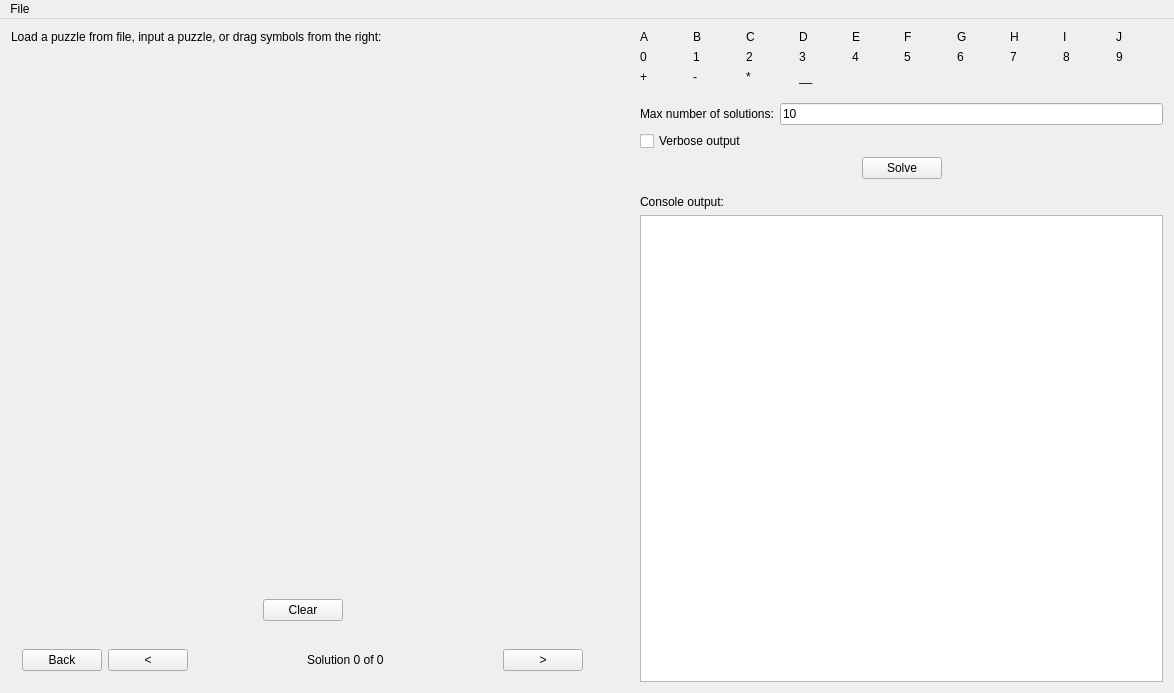
<?xml version="1.0" encoding="UTF-8"?>
<ui version="4.0">
 <class>MainWindow</class>
 <widget class="QMainWindow" name="MainWindow">
  <property name="geometry">
   <rect>
    <x>0</x>
    <y>0</y>
    <width>1174</width>
    <height>693</height>
   </rect>
  </property>
  <property name="sizePolicy">
   <sizepolicy hsizetype="Expanding" vsizetype="Preferred">
    <horstretch>0</horstretch>
    <verstretch>0</verstretch>
   </sizepolicy>
  </property>
  <property name="windowTitle">
   <string>Vertical Puzzle</string>
  </property>
  <widget class="QWidget" name="centralWidget">
   <layout class="QHBoxLayout" name="horizontalLayout_5">
    <item>
     <layout class="QVBoxLayout" name="verticalLayout_2">
      <item>
       <widget class="QLabel" name="label_18">
        <property name="text">
         <string>Load a puzzle from file, input a puzzle, or drag symbols from the right:</string>
        </property>
       </widget>
      </item>
      <item>
       <widget class="InputGrid" name="inputGrid" native="true">
        <property name="sizePolicy">
         <sizepolicy hsizetype="Preferred" vsizetype="Preferred">
          <horstretch>0</horstretch>
          <verstretch>0</verstretch>
         </sizepolicy>
        </property>
       </widget>
      </item>
      <item>
       <spacer name="verticalSpacer_5">
        <property name="orientation">
         <enum>Qt::Vertical</enum>
        </property>
        <property name="sizeType">
         <enum>QSizePolicy::Expanding</enum>
        </property>
        <property name="sizeHint" stdset="0">
         <size>
          <width>20</width>
          <height>13</height>
         </size>
        </property>
       </spacer>
      </item>
      <item>
       <widget class="QWidget" name="solveBar" native="true">
        <property name="sizePolicy">
         <sizepolicy hsizetype="Expanding" vsizetype="Preferred">
          <horstretch>0</horstretch>
          <verstretch>0</verstretch>
         </sizepolicy>
        </property>
        <layout class="QHBoxLayout" name="horizontalLayout">
         <item>
          <spacer name="horizontalSpacer_6">
           <property name="orientation">
            <enum>Qt::Horizontal</enum>
           </property>
           <property name="sizeHint" stdset="0">
            <size>
             <width>212</width>
             <height>20</height>
            </size>
           </property>
          </spacer>
         </item>
         <item>
          <widget class="QPushButton" name="clearButton">
           <property name="text">
            <string>Clear</string>
           </property>
          </widget>
         </item>
         <item>
          <spacer name="horizontalSpacer_7">
           <property name="orientation">
            <enum>Qt::Horizontal</enum>
           </property>
           <property name="sizeHint" stdset="0">
            <size>
             <width>40</width>
             <height>20</height>
            </size>
           </property>
          </spacer>
         </item>
        </layout>
       </widget>
      </item>
      <item>
       <widget class="QWidget" name="solutionBar" native="true">
        <property name="sizePolicy">
         <sizepolicy hsizetype="Expanding" vsizetype="Preferred">
          <horstretch>0</horstretch>
          <verstretch>0</verstretch>
         </sizepolicy>
        </property>
        <layout class="QHBoxLayout" name="horizontalLayout_3">
         <item>
          <widget class="QPushButton" name="solutionBackButton">
           <property name="enabled">
            <bool>true</bool>
           </property>
           <property name="text">
            <string>Back</string>
           </property>
          </widget>
         </item>
         <item>
          <widget class="QPushButton" name="solutionPrevButton">
           <property name="enabled">
            <bool>true</bool>
           </property>
           <property name="text">
            <string>&lt;</string>
           </property>
          </widget>
         </item>
         <item>
          <spacer name="horizontalSpacer">
           <property name="orientation">
            <enum>Qt::Horizontal</enum>
           </property>
           <property name="sizeHint" stdset="0">
            <size>
             <width>113</width>
             <height>17</height>
            </size>
           </property>
          </spacer>
         </item>
         <item>
          <widget class="QLabel" name="solutionLabel">
           <property name="enabled">
            <bool>true</bool>
           </property>
           <property name="text">
            <string>Solution 0 of 0</string>
           </property>
          </widget>
         </item>
         <item>
          <spacer name="horizontalSpacer_2">
           <property name="orientation">
            <enum>Qt::Horizontal</enum>
           </property>
           <property name="sizeHint" stdset="0">
            <size>
             <width>113</width>
             <height>17</height>
            </size>
           </property>
          </spacer>
         </item>
         <item>
          <widget class="QPushButton" name="solutionNextButton">
           <property name="enabled">
            <bool>true</bool>
           </property>
           <property name="text">
            <string>&gt;</string>
           </property>
          </widget>
         </item>
        </layout>
        <zorder>solutionBackButton</zorder>
        <zorder>solutionPrevButton</zorder>
        <zorder>horizontalSpacer</zorder>
        <zorder>solutionLabel</zorder>
        <zorder>horizontalSpacer_2</zorder>
        <zorder>solutionNextButton</zorder>
       </widget>
      </item>
     </layout>
    </item>
    <item>
     <spacer name="horizontalSpacer_3">
      <property name="orientation">
       <enum>Qt::Horizontal</enum>
      </property>
      <property name="sizeType">
       <enum>QSizePolicy::Minimum</enum>
      </property>
      <property name="sizeHint" stdset="0">
       <size>
        <width>40</width>
        <height>20</height>
       </size>
      </property>
     </spacer>
    </item>
    <item>
     <layout class="QVBoxLayout" name="verticalLayout">
      <item>
       <layout class="QGridLayout" name="gridLayout">
        <item row="0" column="0">
         <widget class="Tile" name="label">
          <property name="text">
           <string>A</string>
          </property>
         </widget>
        </item>
        <item row="0" column="1">
         <widget class="Tile" name="label_2">
          <property name="text">
           <string>B</string>
          </property>
         </widget>
        </item>
        <item row="0" column="2">
         <widget class="Tile" name="label_3">
          <property name="text">
           <string>C</string>
          </property>
         </widget>
        </item>
        <item row="0" column="3">
         <widget class="Tile" name="label_10">
          <property name="text">
           <string>D</string>
          </property>
         </widget>
        </item>
        <item row="0" column="4">
         <widget class="Tile" name="label_4">
          <property name="text">
           <string>E</string>
          </property>
         </widget>
        </item>
        <item row="0" column="5">
         <widget class="Tile" name="label_5">
          <property name="text">
           <string>F</string>
          </property>
         </widget>
        </item>
        <item row="0" column="6">
         <widget class="Tile" name="label_6">
          <property name="text">
           <string>G</string>
          </property>
         </widget>
        </item>
        <item row="0" column="7">
         <widget class="Tile" name="label_9">
          <property name="text">
           <string>H</string>
          </property>
         </widget>
        </item>
        <item row="0" column="8">
         <widget class="Tile" name="label_7">
          <property name="text">
           <string>I</string>
          </property>
         </widget>
        </item>
        <item row="0" column="9">
         <widget class="Tile" name="label_8">
          <property name="text">
           <string>J</string>
          </property>
         </widget>
        </item>
        <item row="1" column="0">
         <widget class="Tile" name="label_20">
          <property name="text">
           <string>0</string>
          </property>
         </widget>
        </item>
        <item row="1" column="1">
         <widget class="Tile" name="label_25">
          <property name="text">
           <string>1</string>
          </property>
         </widget>
        </item>
        <item row="1" column="2">
         <widget class="Tile" name="label_26">
          <property name="text">
           <string>2</string>
          </property>
         </widget>
        </item>
        <item row="1" column="3">
         <widget class="Tile" name="label_19">
          <property name="text">
           <string>3</string>
          </property>
         </widget>
        </item>
        <item row="1" column="4">
         <widget class="Tile" name="label_24">
          <property name="text">
           <string>4</string>
          </property>
         </widget>
        </item>
        <item row="1" column="5">
         <widget class="Tile" name="label_23">
          <property name="text">
           <string>5</string>
          </property>
         </widget>
        </item>
        <item row="1" column="6">
         <widget class="Tile" name="label_21">
          <property name="text">
           <string>6</string>
          </property>
         </widget>
        </item>
        <item row="1" column="7">
         <widget class="Tile" name="label_27">
          <property name="text">
           <string>7</string>
          </property>
         </widget>
        </item>
        <item row="1" column="8">
         <widget class="Tile" name="label_22">
          <property name="text">
           <string>8</string>
          </property>
         </widget>
        </item>
        <item row="1" column="9">
         <widget class="Tile" name="label_28">
          <property name="text">
           <string>9</string>
          </property>
         </widget>
        </item>
        <item row="2" column="0">
         <widget class="Tile" name="label_11">
          <property name="text">
           <string>+</string>
          </property>
         </widget>
        </item>
        <item row="2" column="1">
         <widget class="Tile" name="label_12">
          <property name="text">
           <string>-</string>
          </property>
         </widget>
        </item>
        <item row="2" column="2">
         <widget class="Tile" name="label_13">
          <property name="text">
           <string>*</string>
          </property>
         </widget>
        </item>
        <item row="2" column="3">
         <widget class="Tile" name="label_14">
          <property name="text">
           <string>__</string>
          </property>
         </widget>
        </item>
       </layout>
      </item>
      <item>
       <spacer name="verticalSpacer_2">
        <property name="orientation">
         <enum>Qt::Vertical</enum>
        </property>
        <property name="sizeType">
         <enum>QSizePolicy::Maximum</enum>
        </property>
        <property name="sizeHint" stdset="0">
         <size>
          <width>17</width>
          <height>13</height>
         </size>
        </property>
       </spacer>
      </item>
      <item>
       <layout class="QHBoxLayout" name="horizontalLayout_2">
        <item>
         <widget class="QLabel" name="label_15">
          <property name="text">
           <string>Max number of solutions:</string>
          </property>
         </widget>
        </item>
        <item>
         <widget class="QLineEdit" name="maxSolutionsLineEdit">
          <property name="text">
           <string>10</string>
          </property>
          <property name="maxLength">
           <number>2</number>
          </property>
         </widget>
        </item>
       </layout>
      </item>
      <item>
       <widget class="QCheckBox" name="verboseCheckBox">
        <property name="text">
         <string>Verbose output</string>
        </property>
       </widget>
      </item>
      <item>
       <layout class="QHBoxLayout" name="horizontalLayout_4">
        <item>
         <spacer name="horizontalSpacer_4">
          <property name="orientation">
           <enum>Qt::Horizontal</enum>
          </property>
          <property name="sizeHint" stdset="0">
           <size>
            <width>40</width>
            <height>20</height>
           </size>
          </property>
         </spacer>
        </item>
        <item>
         <widget class="QPushButton" name="solveButton">
          <property name="text">
           <string>Solve</string>
          </property>
         </widget>
        </item>
        <item>
         <spacer name="horizontalSpacer_5">
          <property name="orientation">
           <enum>Qt::Horizontal</enum>
          </property>
          <property name="sizeHint" stdset="0">
           <size>
            <width>40</width>
            <height>20</height>
           </size>
          </property>
         </spacer>
        </item>
       </layout>
      </item>
      <item>
       <spacer name="verticalSpacer_4">
        <property name="orientation">
         <enum>Qt::Vertical</enum>
        </property>
        <property name="sizeType">
         <enum>QSizePolicy::Fixed</enum>
        </property>
        <property name="sizeHint" stdset="0">
         <size>
          <width>20</width>
          <height>10</height>
         </size>
        </property>
       </spacer>
      </item>
      <item>
       <widget class="QLabel" name="label_16">
        <property name="text">
         <string>Console output:</string>
        </property>
       </widget>
      </item>
      <item>
       <widget class="QTextEdit" name="consoleOutputTextEdit">
        <property name="sizePolicy">
         <sizepolicy hsizetype="Expanding" vsizetype="Expanding">
          <horstretch>0</horstretch>
          <verstretch>0</verstretch>
         </sizepolicy>
        </property>
        <property name="readOnly">
         <bool>true</bool>
        </property>
       </widget>
      </item>
     </layout>
    </item>
   </layout>
   <zorder>horizontalSpacer_3</zorder>
   <zorder></zorder>
  </widget>
  <widget class="QMenuBar" name="menuBar">
   <property name="geometry">
    <rect>
     <x>0</x>
     <y>0</y>
     <width>1174</width>
     <height>22</height>
    </rect>
   </property>
   <widget class="QMenu" name="menuFile">
    <property name="title">
     <string>File</string>
    </property>
    <addaction name="actionLoad_puzzle"/>
    <addaction name="actionSave_puzzle"/>
   </widget>
   <addaction name="menuFile"/>
  </widget>
  <action name="actionLoad_puzzle">
   <property name="text">
    <string>Load puzzle</string>
   </property>
  </action>
  <action name="actionSave_puzzle">
   <property name="text">
    <string>Save puzzle</string>
   </property>
  </action>
 </widget>
 <layoutdefault spacing="6" margin="11"/>
 <customwidgets>
  <customwidget>
   <class>Tile</class>
   <extends>QLabel</extends>
   <header>tile.h</header>
  </customwidget>
  <customwidget>
   <class>InputGrid</class>
   <extends>QWidget</extends>
   <header>inputgrid.h</header>
   <container>1</container>
  </customwidget>
 </customwidgets>
 <resources/>
 <connections/>
</ui>
